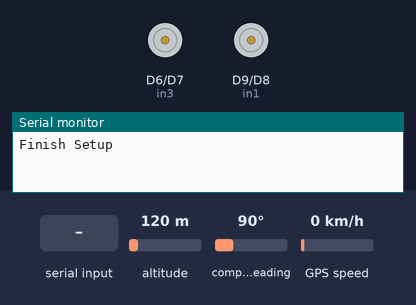
Recording of a program running on a simulated Arduino Due. Parts: motor-driver pin pairs drawn as motors (green arrow = first pin HIGH = forward, orange = second pin HIGH = backward, longer = more drive), the last lines printed to the serial monitor. The test bench sets the inputs (shaded band); at power-on: altitude 120 m, compass heading 90°, GPS speed 0 km/h. The GPS gets a fix after 3 s at 37.7749, -122.4194 with 8 satellites.

Above: at 1.2 s.
1.3 s: "#/" received over the second serial link
At 2.7 s:
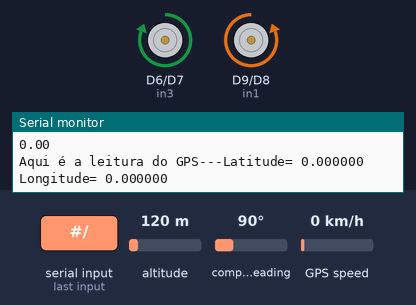
At 4.6 s:
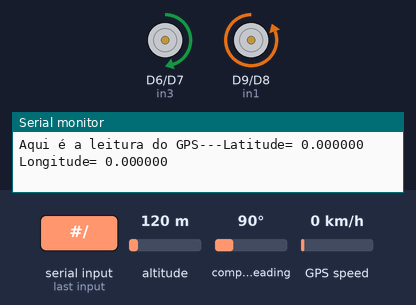
5.8 s: "#;,45/" received over the second serial link
Timing chart, 0 to 14.8 s (numbered marks = the images above; inputs shaded):
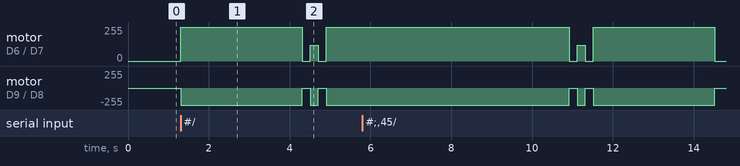

The program:

main.cpp
```cpp
#include <Arduino.h>
#include <TinyGPSPlus.h>
#include "math.h"
#include "string.h"
#include "stdlib.h"

#define Serial_Debug Serial
#define GPS_Serial Serial1
#define SerialBT Serial3

/*
Centro do campo
Latitude= -20.309399 Longitude= -40.319274

Gol longe
Latitude= -20.309140 Longitude= -40.319346

Gol perto
Latitude= -20.309714 Longitude= -40.319204

*/
//////////////////////////////// OBJECTS ////////////////////////////
// The TinyGPS++ object//nvam
TinyGPSPlus gps;

//////////////DECLARAÇÕES DE FUNÇÕES////////////////////////
void pega_pontos();
double calc_dist(double lat, double longt, double lat_goal, double long_goal);
void le_gps(double ponto_x, double ponto_y);
void faz_vetores(double x_zero, double y_zero, double x_1, double y_1, double x_vec, double y_vec);
void dot_prod(double x_vetor_0, double y_vetor_0, double x_vetor_1, double y_vetor_1, double angulo);
double modulo(double x, double y);
double to_rad(double angulo_grau);
double to_ang(double angulo_rad);
void anda_para_frente(int tempo);
void anda_para_tras(int tempo);
void gira_para_esquerda(int tempo);
void gira_para_direita(int tempo);
void ajusta_para(bool direita, float tempo);
void stop();
void ajusta_angulo(double angulo_atual, double angulo_anterior);
void escreve_Serial(bool debug, bool debug_BT, String mensagem);
void envia_BT(String mensagem0, String mensagem1);
bool filtro_msg(String msg, bool comando);

//////////////Variáveis Declaradas////////////////////////

// Portas de controle da ponte H
uint32_t in1 = 9;
uint32_t in2 = 8;
uint32_t in3 = 6;
uint32_t in4 = 7;

// Variáveis do tipo double
double ponto_goal[] = {-20.310872, -40.319732}; // Dentro da quadra
double rTerra = 6371;                           // Raio da terra em km
double angulo_atual = 0;
double angulo_anterior = 0;
double ponto0[] = {0, 0};
double ponto1[] = {0, 0};
double vec0[] = {0, 0};
double vec_goal[] = {0, 0};

// Variáveis do tipo String
String ponto_goal_lat = "0";
String ponto_goal_lng = "0"; // Strings de local
String mensagem = ";";
String mensagem_envio1, mensagem_envio2, mensagem_comando;

// Verificadores
bool cond = false; // Variável vai ser usada para iniciar a operação de busca uma vez que o ponto objetivo for enviado pelo Bluetooth
bool comando = false;

// Temporizadores
unsigned long agora = 0;
unsigned long zero = 0;

void setup()
{
  // Configurações iniciais...
  Serial_Debug.begin(9600); // Inicia Serial com computador
  GPS_Serial.begin(9600);   // Inicia Serial com GPS
  SerialBT.begin(9600);     // Inicia Serial com módulo Bluetooth
  pinMode(9, OUTPUT);
  pinMode(8, OUTPUT);
  pinMode(6, OUTPUT);
  pinMode(7, OUTPUT);

  Serial_Debug.println("Finish Setup");
}

void loop()
{
  agora = millis();
  while (SerialBT.available())
  {
    mensagem += SerialBT.readStringUntil('/');
    delay(5); // Introduce a short delay inside the loop
  }
  if (filtro_msg(mensagem, comando))
  {
    mensagem_comando = mensagem;
    mensagem_comando.replace(";", " ");
    mensagem_comando.replace("#", " ");
    mensagem_comando.trim();
    Serial_Debug.println("Filtro passado");
    escreve_Serial(true, false, mensagem_comando);
    mensagem = "";
    comando = true;
  }
  if (comando)
  {
    // escreve_Serial(true, false, "comando");
    ponto_goal[0] = mensagem_comando.substring(0, 8).toFloat();
    ponto_goal[1] = mensagem_comando.substring(10, 18).toFloat();
    // escreve_Serial(true, false, String(ponto_goal[0], 6) + "_" + String(ponto_goal[1], 6));
    cond = true;
    comando = false;
    mensagem_comando = "";
  }
  if (cond) // Rotina de movimentação
  {
    escreve_Serial(true, false, "Ajustando POS");
    Serial_Debug.println("");
    escreve_Serial(true, false, String(calc_dist(ponto1[0], ponto1[1], ponto_goal[0], ponto_goal[1])));

    pega_pontos();                                                                             // Aqui imprime os valores do GPS na Serial_Debug e SerialBT
    faz_vetores(ponto0[0], ponto0[1], ponto1[0], ponto1[1], vec0[0], vec0[1]);                 // vetor de movimento
    faz_vetores(ponto1[0], ponto1[1], ponto_goal[0], ponto_goal[1], vec_goal[0], vec_goal[1]); // vetor entre o ponto atual e o objetivo
    dot_prod(vec0[0], vec0[1], vec_goal[0], vec_goal[1], angulo_atual);                        // retorna o angulo_atual entre os dois vetores
    ajusta_angulo(angulo_atual, angulo_anterior);
    // Rotaciona o carrinho de acordo com o angulo adquirido

    angulo_anterior = angulo_atual;
  }
  if (calc_dist(ponto1[0], ponto1[1], ponto_goal[0], ponto_goal[1]) <= 2) // verifica se estamos a menos de 2 metros do alvo
  {
    stop();
    escreve_Serial(true, false, String(calc_dist(ponto1[0], ponto1[1], ponto_goal[0], ponto_goal[1])));
    cond = false; // Para o loop uma vez que a distância é atingida.
  }
}

//////////////FUNÇÕES E DESCRIÇÕES////////////////////////
/*Função para pegar dois pontos*/
void pega_pontos()
{
  le_gps(ponto0[0], ponto0[1]);
  anda_para_frente(3000);
  delay(200);
  le_gps(ponto1[0], ponto1[1]);
}
/*Calcula a distância entre o ponto atual e a o ponto desejado. Resultado em metros*/
double calc_dist(double lat, double longt, double lat_goal, double long_goal)
{
  double Distancia = rTerra * acos(
                                  sin(to_rad(lat)) * sin(to_rad(lat_goal)) +
                                  cos(to_rad(lat)) * cos(to_rad(lat_goal)) *
                                      cos(to_rad(long_goal) - to_rad(to_rad(longt))));

  return Distancia * 1000; // Valor sai em m.
}
/*Função de leitura do módulo GPS. Quando o valor é positivo o valor é impresso na comunicação Serial no pc.*/
void le_gps(double ponto_x, double ponto_y)
{
  if (GPS_Serial.available() > 0)
  {
    gps.encode(GPS_Serial.read());
    ponto_x = gps.location.lat();
    ponto_y = gps.location.lng();
    Serial_Debug.print("Aqui é a leitura do GPS---");
    Serial_Debug.print("Latitude= ");
    Serial_Debug.print(ponto_x, 6);
    Serial_Debug.print(" Longitude= ");
    Serial_Debug.println(ponto_y, 6);
    SerialBT.print(ponto_x, 6);
    SerialBT.print("_");
    SerialBT.println(ponto_y, 6);
  }
  else
  {
    Serial_Debug.println("Falha na leitura do GPS!!");
    SerialBT.println("Falha na leitura do GPS!!");
  }
}
/*Calcula um vetor entre dois pontos e retorna o valor para as ultimas variáveis passadas para a função*/
void faz_vetores(double x_zero, double y_zero, double x_1, double y_1, double x_vec, double y_vec)
{
  x_vec = x_1 - x_zero;
  y_vec = y_1 - y_zero;
}
/*Faz produto escalar e entrega o angulo entre dois vetores na ultma variável passada*/
void dot_prod(double x_vetor_0, double y_vetor_0, double x_vetor_1, double y_vetor_1, double angulo)
{
  angulo = asin((x_vetor_0 * x_vetor_1 + y_vetor_0 * y_vetor_1) / (modulo(x_vetor_0, y_vetor_0) * modulo(x_vetor_1, y_vetor_1)));
}
/*Faz módulo de vetor*/
double modulo(double x, double y)
{
  double modulo = sqrt(pow(x, 2) + pow(y, 2));
  return modulo;
}
double to_rad(double angulo_grau)
{
  return (angulo_grau * PI / 180);
}
/*Conversor de Radiano para grau*/
double to_ang(double angulo_rad)
{
  return angulo_rad * 90 / PI;
}

//////////////FUNÇÕES BLUETOOTH////////////////////////
/// @brief Escreve algo na comunicação Serial
/// @param debug Comunicação Serial com o PC
/// @param debug_BT Comunicação Serial para o Bluetooth
/// @param mensagem  Mensagem a ser enviada
void escreve_Serial(bool debug, bool debug_BT, String mensagem)
{
  if (debug)
  {
    Serial_Debug.println(mensagem);
  }
  if (debug_BT)
  {
    SerialBT.println(mensagem);
  }
}

void envia_BT(String mensagem0, String mensagem1)
{
  SerialBT.print(mensagem0);
  SerialBT.print("_");
  SerialBT.println(mensagem1);

  Serial_Debug.print(mensagem0);
  Serial_Debug.print("_");
  Serial_Debug.println(mensagem1);
}

bool filtro_msg(String msg, bool comando)
{
  bool ver1 = false; // valida os marcadores
  bool ver2 = false; // valida o tamanho da mensagem
  if (msg.indexOf("#") != -1)
  {
    comando = true;
    return true;
  }
  if (msg.endsWith(";;") && msg.startsWith("#;"))
  { // verifica inicio e fim da mensagem
    ver1 = true;
  }
  if (msg.length() >= 23) // cada coordenada tem 9 caracteres; 2 inicializadores(1x;), um finalizador(2x;) e um separador(_)
  {                       // Duas coordenadas + sinais de menos + marcadores de inicio e fim + separador
    ver2 = true;
  }
  if (ver1 && ver2)
  {
    return true;
  }
  else
  {
    return false;
  }
}

//////////////FUNÇÕES DE MOVIMENTAÇÃO////////////////////////
void ajusta_angulo(double angulo_atual, double angulo_anterior)
{
  double dif = to_ang(angulo_atual) - to_ang(angulo_anterior);
  if (abs(dif) >= 40)
  {
    if (dif < 0)
    {
      ajusta_para(true, 2.5); // Para esquerda por 2,5 segundos
    }
    else
    {
      ajusta_para(false, 2.5); // Ajusta para direita por 2,5 segundos
    }
  }
  else if (abs(dif) < 40 && abs(dif) >= 30)
  {
    if (dif < 0)
    {
      ajusta_para(true, 1.5);
    }
    else
    {
      ajusta_para(false, 1.5);
    }
  }
  else if (abs(dif) < 30 && abs(dif) >= 20)
  {
    if (dif < 0)
    {
      ajusta_para(true, 1);
    }
    else
    {
      ajusta_para(false, 1);
    }
  }
  else if (abs(dif) < 20 && abs(dif) >= 10)
  {
    if (dif < 0)
    {
      ajusta_para(true, 0.5); // Para direita por 2,5 segundos
    }
    else
    {
      ajusta_para(false, 0.5); // Ajusta para esquerda por 2,5 segundos
    }
  }
  else if (abs(dif) < 10)
  {
    if (dif < 0)
    {
      ajusta_para(true, 0.2); // Para direita por 2,5 segundos
    }
    else
    {
      ajusta_para(false, 0.2); // Ajusta para esquerda por 2,5 segundos
    }
  }
}

void anda_para_frente(int tempo)
{
  analogWrite(in1, 0);
  analogWrite(in4, 0);
  analogWrite(in2, 255);
  analogWrite(in3, 255);
  delay(tempo);
  analogWrite(in1, 0);
  analogWrite(in3, 0);
  analogWrite(in2, 0);
  analogWrite(in4, 0);
}

void anda_para_tras(int tempo)
{
  analogWrite(in1, 255);
  analogWrite(in4, 255);
  analogWrite(in2, 0);
  analogWrite(in3, 0);
  delay(tempo);
  analogWrite(in1, 0);
  analogWrite(in3, 0);
  analogWrite(in2, 0);
  analogWrite(in4, 0);
}

void gira_para_esquerda(int tempo)
{
  analogWrite(in1, 0);
  analogWrite(in2, 255);

  analogWrite(in4, 0);
  analogWrite(in3, 120);
  delay(tempo);
  analogWrite(in1, 0);
  analogWrite(in3, 0);
  analogWrite(in2, 0);
  analogWrite(in4, 0);
}

void gira_para_direita(int tempo)
{
  analogWrite(in1, 0);
  analogWrite(in2, 120);

  analogWrite(in4, 0);
  analogWrite(in3, 255);
  delay(tempo);
  analogWrite(in1, 0);
  analogWrite(in3, 0);
  analogWrite(in2, 0);
  analogWrite(in4, 0);
}
/*Se verdadeiro vai para a direita. Tempo colocado em segundos*/
void ajusta_para(bool direita, float tempo)
{
  if (direita)
  {
    gira_para_direita(1000 * tempo);
    delay(200);
    anda_para_frente(3000);
  }
  else
  {
    gira_para_esquerda(1000 * tempo);
    delay(200);
    anda_para_frente(3000);
  }
  Serial_Debug.println("Posição ajustada");
}
/*Para todos os motores*/
void stop()
{
  analogWrite(in1, 0);
  analogWrite(in4, 0);
  analogWrite(in2, 0);
  analogWrite(in3, 0);
}
```
